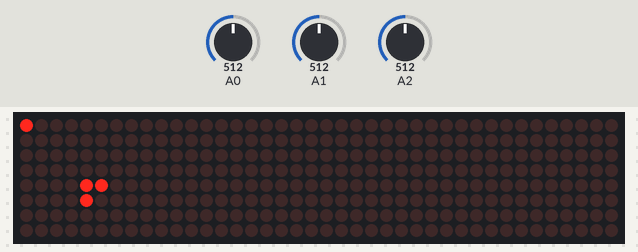
This sketch was run on a simulated Arduino Uno, built with avr-gcc and run on an emulated ATmega328P. Parts: 40×8 LED matrix. Inputs (shaded band) come from the test bench; at power-on: A0 = 512, A1 = 512, A2 = 512.

Above: at 1.3 s.
1.4 s: A0 set to 934
At 2.1 s:
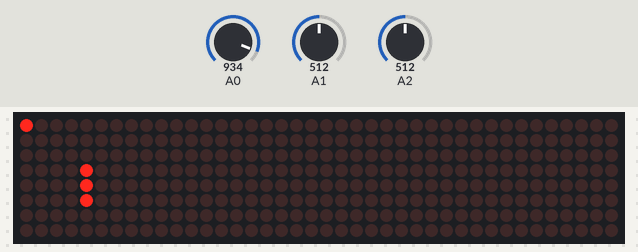
6.5 s: A0 set to 969
At 9.1 s:
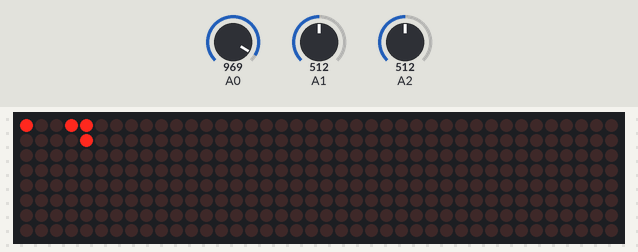
11.6 s: A1 set to 40
At 14.0 s:
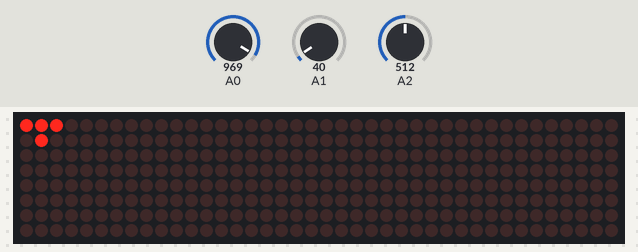
16.7 s: A2 set to 986
21.8 s: A2 set to 1010
24.4 s: A2 set to 990
At 26.5 s:
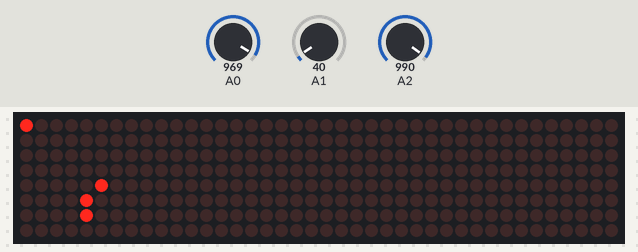
Timing chart, 0 to 28.0 s (numbered marks = the images above; inputs shaded):
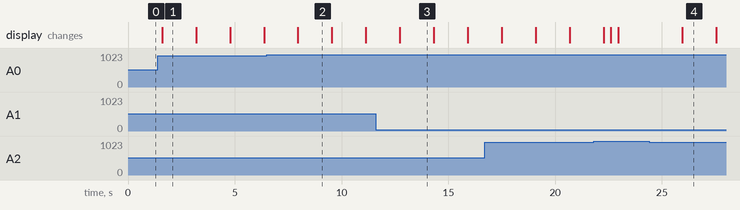

Measured:
- the behaviour switches between 950 and 951 on A0 (found by bisection; images 1 and 2)
- after the input at 6.5 s, the display: changes after 1.5 s (image 2)
- after the input at 11.6 s, the display: changes after 1.1 s (image 3)
- after the input at 24.4 s, the display: first changes after 1.6 s (image 4 shows a later state)
- what the display in image 1 shows lasts 1.6 s, from 1.6 s to 3.2 s

The sketch:

GreedySnake-1.1.ino
```cpp
#include <LedControl.h>
const int sSize=425;
int speedSnake=333;
int biteItselfTime=0;
const bool debugMode=false;
bool dieAtBegin=false;
LedControl lc=LedControl(12,11,10,5);
int tail=0,head=2;
int snakeLength=3;
//bool screenCleared=false;
short gameStatement=1;
int i,j;
int x,y,k;
int foodx,foody;
bool foodEaten=false;
bool restart=false;
bool ledLighted[8][8];
struct pos{
  int x,y;
  };
struct pos s[sSize];
char dire='W';
int tx,ty;
void setup() {
  lc.setIntensity(0,1);
  lc.shutdown(0,false);
  lc.clearDisplay(0);
  s[0].x=4;s[0].y=4;
  s[1].x=4;s[1].y=5;
  s[2].x=5;s[2].y=4;
  tail=0;head=2;foodEaten=false;restart=false;gameStatement=1;dire='W';
  if(debugMode==true){
    Serial.begin(9600);
    //speedSnake=Serial.read();
    if(dieAtBegin==true)gameStatement=2;
  }
}
void readJoyStick(){
  x=analogRead(A0);
  y=analogRead(A1);
  if(x<50 && dire!='A') dire='D';
  if(x>950 && dire!='D') dire='A';
  if(y<50 && dire!='W') dire='S';
  if(y>950 && dire!='S') dire='W';
  if(debugMode==true){
    Serial.print("x=");Serial.print(x);Serial.print("y=");Serial.println(y);
  }
}
void genFood(){
  int flag;
  do
  {
    flag=0;
    foodx=analogRead(A0)%8;
    foody=analogRead(A1)%8;
   for(i=head;i>=tail;i--){
     if(s[i].x==foodx && s[i].y==foody){
        flag=1;break;
      }
   }
  }while(flag==1);
  foodEaten=false;
}
void getFood(){
  if(s[head].x==foodx &&s[head].y==foody){
    //head++;s[head].x=foodx;s[head].y=foody;
    tail--;foodEaten=true;snakeLength++;
  }
}
void showX(){
  //if(screenCleared==false)
    lc.clearDisplay(0);
  lc.setLed(0,0,0,true);
  lc.setLed(0,1,1,true);
  lc.setLed(0,2,2,true);
  lc.setLed(0,3,3,true);
  lc.setLed(0,4,4,true);
  lc.setLed(0,5,5,true);
  lc.setLed(0,6,6,true);
  lc.setLed(0,7,7,true);
  lc.setLed(0,0,7,true);
  lc.setLed(0,1,6,true);
  lc.setLed(0,2,5,true);
  lc.setLed(0,3,4,true);
  lc.setLed(0,4,3,true);
  lc.setLed(0,5,2,true);
  lc.setLed(0,6,1,true);
  lc.setLed(0,7,0,true);
  //screenCleared=true;
  //if(screenCleared==true)
  restartGame();
}
void showO(){
  lc.clearDisplay(0);
  lc.setLed(0,0,2,true);
  lc.setLed(0,0,3,true);
  lc.setLed(0,0,4,true);
  lc.setLed(0,0,5,true);
  lc.setLed(0,2,0,true);
  lc.setLed(0,3,0,true);
  lc.setLed(0,4,0,true);
  lc.setLed(0,5,0,true);
  lc.setLed(0,7,2,true);
  lc.setLed(0,7,3,true);
  lc.setLed(0,7,4,true);
  lc.setLed(0,7,5,true);
  lc.setLed(0,2,7,true);
  lc.setLed(0,3,7,true);
  lc.setLed(0,4,7,true);
  lc.setLed(0,5,7,true);
  lc.setLed(0,1,1,true);
  lc.setLed(0,1,6,true);
  lc.setLed(0,6,1,true);
  lc.setLed(0,6,6,true);

}
void recharge(){
  lc.clearDisplay(0);
  lc.setLed(0,0,0,true);
  lc.setLed(0,1,0,true);
  lc.setLed(0,2,0,true);
  lc.setLed(0,3,0,true);
  lc.setLed(0,4,0,true);
  lc.setLed(0,5,0,true);
  lc.setLed(0,6,0,true);
  lc.setLed(0,7,0,true);

  lc.setLed(0,0,7,true);
  lc.setLed(0,1,7,true);
  lc.setLed(0,2,7,true);
  lc.setLed(0,3,7,true);
  lc.setLed(0,4,7,true);
  lc.setLed(0,5,7,true);
  lc.setLed(0,6,7,true);
  lc.setLed(0,7,7,true);
  int tailN=0,cuProcess=tail;
  for(tailN=0;cuProcess<=sSize;tailN++)
  {
    s[tailN].x=s[cuProcess].x;
    s[tailN].y=s[cuProcess].y;
    cuProcess++;
   }
   tail=0;head=snakeLength-1;
   gameStatement=1;pauseGame();
}
void restartGame(){
  while(restart==false){
    k=analogRead(A2);
    if(k<1000)restart=true;delay(1000);
  }
  setup();
  gameStatement=1;
  }
void pauseGame(){
  delay(250);
  gameStatement=5;
  while(gameStatement==5){
    k=analogRead(A2);
    if(k<1000)gameStatement=1;delay(1000);
  }
}
void loop() {
  if(gameStatement==1){
    getFood();
    if(foodEaten==true)genFood();
    readJoyStick();
    if(dire=='D'){tx=s[head].x;ty=s[head].y+1;}
    if(dire=='A'){tx=s[head].x;ty=s[head].y-1;}
    if(dire=='W'){tx=s[head].x-1;ty=s[head].y;}
    if(dire=='S'){tx=s[head].x+1;ty=s[head].y;}
    k=analogRead(A2);if(k<1000)gameStatement=4;
    head++;
    s[head].x=tx;s[head].y=ty;
    tail++;
    lc.clearDisplay(0);
    lc.shutdown(0,true);lc.shutdown(0,false);
    for(i=tail;i<=head;i++){
     if(debugMode==true){
       if(s[i].x>=8)s[i].x=s[i].x-8;
       if(s[i].y>=8)s[i].y=s[i].y-8;
       if(s[i].x<0)s[i].x=s[i].x+8;
       if(s[i].y<0)s[i].y=s[i].y+8;
      }
     if(debugMode==false)
      if(s[i].x>=8 || s[i].y>=8 || s[i].x<=-1 || s[i].y<=-1)gameStatement=2;
     lc.setLed(0,s[i].x,s[i].y,true);
    }
    if(debugMode==false)
    {
      biteItselfTime=0;
      for(i=tail;i<=head;i++){
        for(j=i+1;j<=head;j++){
          if(s[i].x==s[j].x && s[i].y==s[j].y) biteItselfTime++;
          if(biteItselfTime>=1)gameStatement=2;
        }
     }
    }
    lc.setLed(0,foodx,foody,true);
    if(snakeLength==64)gameStatement=3;
    delay(speedSnake);Serial.print("x=");Serial.print(x);Serial.print("y=");Serial.println(y);
  }
  if(gameStatement==2)showX();
  else if(gameStatement==3)showO();
  if(gameStatement==4)pauseGame();
  if(head==sSize)gameStatement=6;
  if(gameStatement==6)recharge();
}
```
